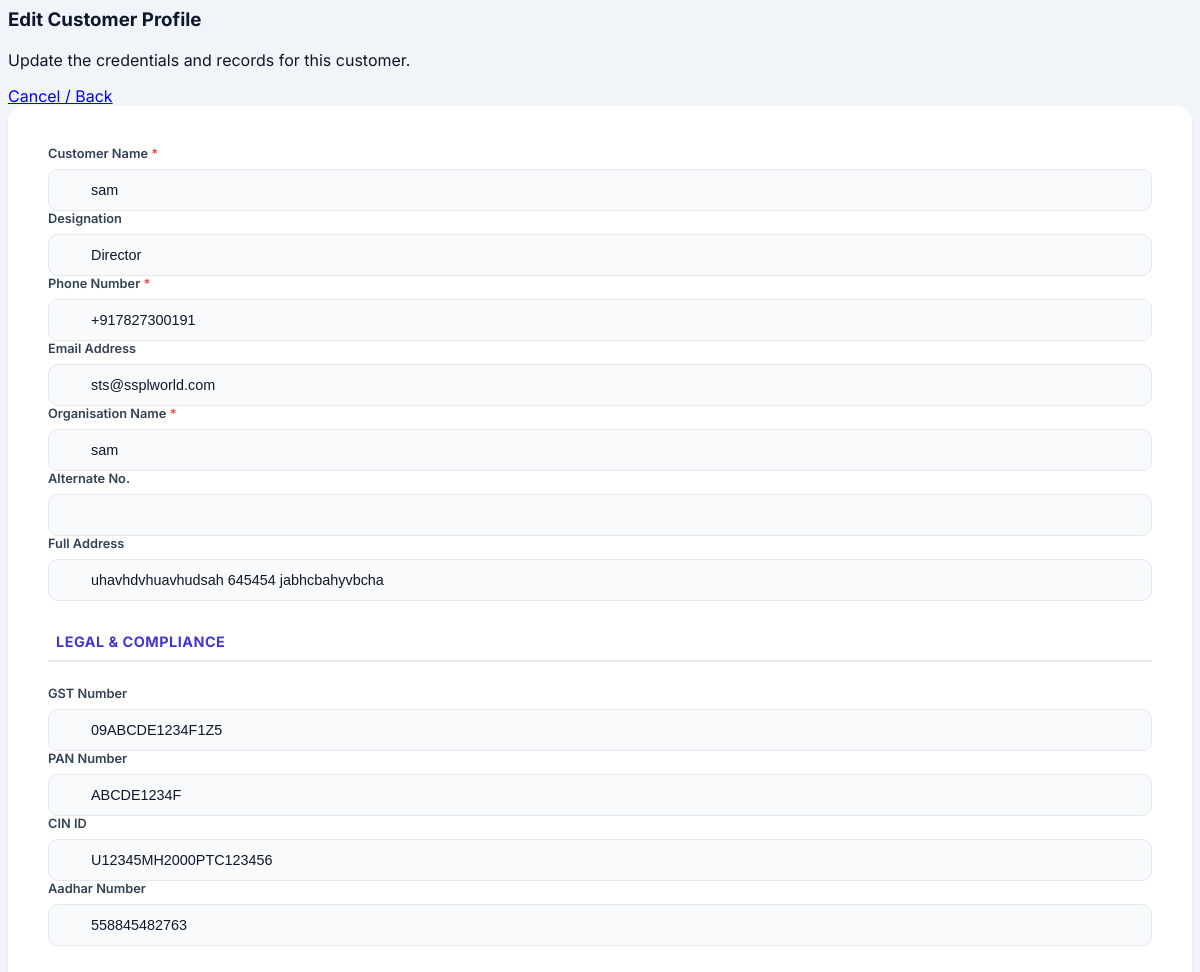
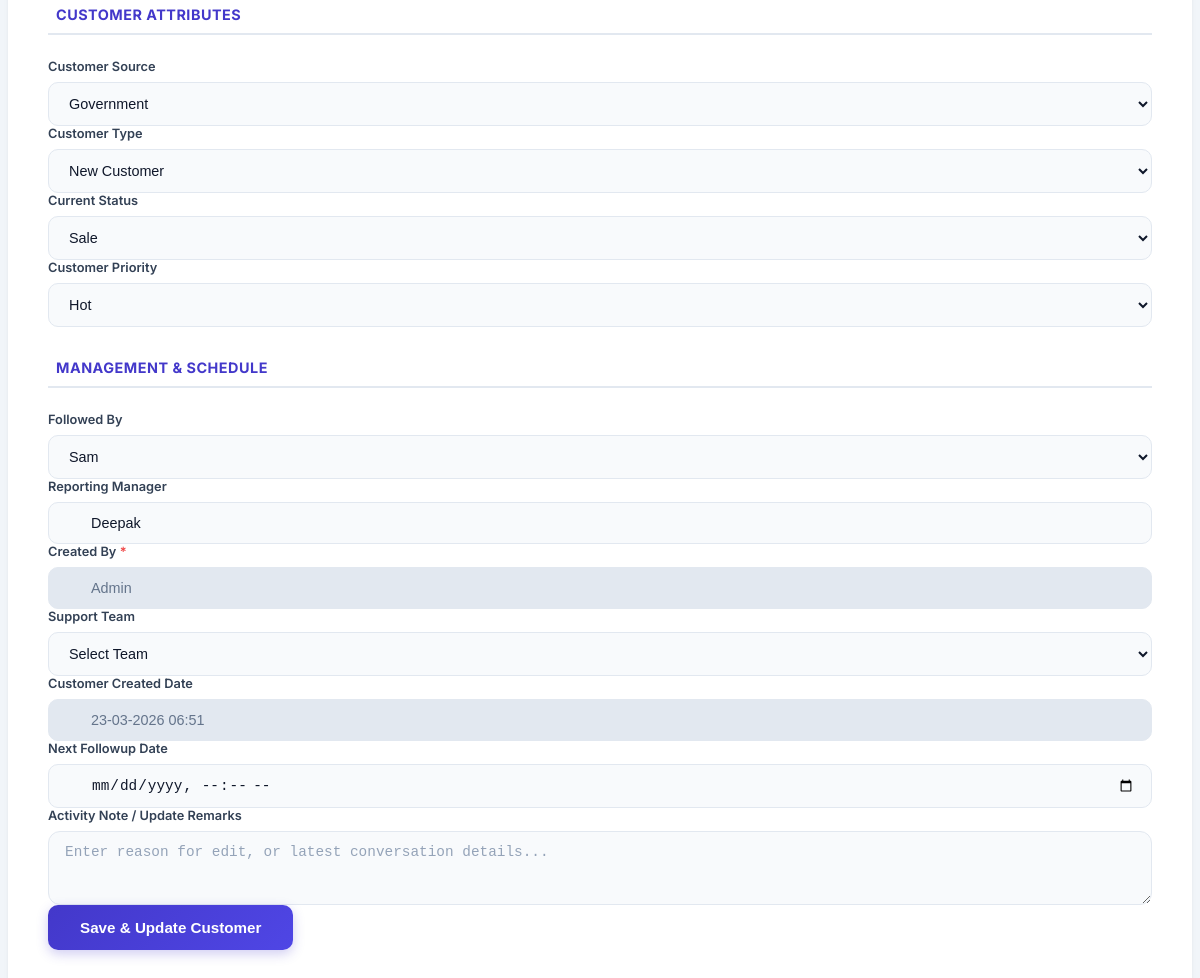
The page /edit-customer.php?id=8 on the database its author committed (2 pictures, top to bottom).
### tables this page shows
CREATE TABLE `customers` (
  `id` int(11) NOT NULL,
  `company_name` varchar(200) DEFAULT NULL,
  `customer_name` varchar(150) DEFAULT NULL,
  `designation` varchar(150) DEFAULT NULL,
  `contact_no` varchar(20) DEFAULT NULL,
  `alternate_no` varchar(50) DEFAULT NULL,
  `email` varchar(150) DEFAULT NULL,
  `website` varchar(200) DEFAULT NULL,
  `gstin` varchar(50) DEFAULT NULL,
  `pan` varchar(20) DEFAULT NULL,
  `cin` varchar(50) DEFAULT NULL,
  `aadhar_number` varchar(20) DEFAULT NULL,
  `customer_source` varchar(100) DEFAULT NULL,
  `address` text DEFAULT NULL,
  `customer_type` varchar(50) DEFAULT NULL,
  `customer_priority` varchar(50) DEFAULT NULL,
  `followed_by` varchar(100) DEFAULT NULL,
  `reporting_manager` varchar(100) DEFAULT NULL,
  `created_by` varchar(100) DEFAULT NULL,
  `support_team` varchar(100) DEFAULT NULL,
  `created_at` timestamp NOT NULL DEFAULT current_timestamp(),
  `status` varchar(50) DEFAULT 'New Customer'
);

### edit-customer.php (the view, shortened to what this page needs)
<?php
$id = intval($_GET['id'] ?? 0);
$sql = "SELECT * FROM customers WHERE id=$id";
$result = mysqli_query($conn, $sql);
$row = mysqli_fetch_assoc($result);
?>
<link rel="stylesheet" href="https://cdn.jsdelivr.net/npm/sweetalert2@11/dist/sweetalert2.min.css">
<div class="main-wrapper">
    <div class="content container-fluid mt-4">
        <div class="form-container">
            <div class="d-flex justify-content-between align-items-center mb-4 px-2">
                <div>
                    <h3 class="fw-bold mb-1 text-dark">Edit Customer Profile</h3>
                    <p class="text-muted mb-0 ">Update the credentials and records for this customer.</p>
                </div>
                <div>
                    <a href="customer-details.php?id=<?= $id ?>" class="btn btn-outline-secondary rounded-3 border-0 bg-light px-4 fw-medium">Cancel / Back</a>
                </div>
            </div>
            <div class="card card-modern">
                <form method="POST">
                    <div class="row g-4 mb-4">
                        <div class="col-lg-3 col-md-6">
                            <label class="form-label">Customer Name <span class="text-danger">*</span></label>
                            <div class="input-wrapper">
                                <input type="text" name="customer_name" class="form-control-modern" value="<?= htmlspecialchars($row['customer_name']); ?>" required>
                            </div>
                        </div>
                        <div class="col-lg-3 col-md-6">
                            <label class="form-label">Designation</label>
                            <div class="input-wrapper">
                                <input type="text" name="designation" class="form-control-modern" value="<?= htmlspecialchars($row['designation'] ?? ''); ?>">
                            </div>
                        </div>
                        <div class="col-lg-3 col-md-6">
                            <label class="form-label">Phone Number <span class="text-danger">*</span></label>
                            <div class="input-wrapper">
                                <input type="text" name="contact_no" class="form-control-modern" value="<?= htmlspecialchars($row['contact_no']); ?>" required>
                            </div>
                        </div>
                        <div class="col-lg-3 col-md-6">
                            <label class="form-label">Email Address</label>
                            <div class="input-wrapper">
                                <input type="email" name="email" class="form-control-modern" value="<?= htmlspecialchars($row['email']); ?>">
                            </div>
                        </div>
                        <div class="col-lg-3 col-md-6">
                            <label class="form-label">Organisation Name <span class="text-danger">*</span></label>
                            <div class="input-wrapper">
                                <input type="text" name="company_name" class="form-control-modern" value="<?= htmlspecialchars($row['company_name']); ?>" required>
                            </div>
                        </div>
                        <div class="col-lg-3 col-md-6">
                            <label class="form-label">Alternate No.</label>
                            <div class="input-wrapper">
                                <input type="text" name="alternate_no" class="form-control-modern" value="<?= htmlspecialchars($row['alternate_no'] ?? ''); ?>">
                            </div>
                        </div>
                        <div class="col-lg-6 col-md-12">
                            <label class="form-label">Full Address</label>
                            <div class="input-wrapper">
                                <input type="text" name="address" class="form-control-modern" value="<?= htmlspecialchars($row['address']); ?>">
                            </div>
                        </div>
                    </div>
                    <div class="section-title"><i class="ti ti-file-certificate"></i> Legal & Compliance</div>
                    <div class="row g-4 mb-4">
                        <div class="col-lg-3 col-md-6">
                            <label class="form-label">GST Number</label>
                            <div class="input-wrapper">
                                <input type="text" name="gstin" class="form-control-modern text-uppercase" value="<?= htmlspecialchars($row['gstin']); ?>" maxlength="15">
                            </div>
                        </div>
                        <div class="col-lg-3 col-md-6">
                            <label class="form-label">PAN Number</label>
                            <div class="input-wrapper">
                                <input type="text" name="pan" class="form-control-modern text-uppercase" value="<?= htmlspecialchars($row['pan']); ?>" maxlength="10">
                            </div>
                        </div>
                        <div class="col-lg-3 col-md-6">
                            <label class="form-label">CIN ID</label>
                            <div class="input-wrapper">
                                <input type="text" name="cin" class="form-control-modern text-uppercase" value="<?= htmlspecialchars($row['cin']); ?>">
                            </div>
                        </div>
                        <div class="col-lg-3 col-md-6">
                            <label class="form-label">Aadhar Number</label>
                            <div class="input-wrapper">
                                <input type="text" name="aadhar_number" class="form-control-modern" value="<?= htmlspecialchars($row['aadhar_number'] ?? ''); ?>" maxlength="12">
                            </div>
                        </div>
                    </div>
                    <div class="section-title"><i class="ti ti-chart-pie"></i> Customer Attributes</div>
                    <div class="row g-4 mb-4">
                        <div class="col-lg-3 col-md-6">
                            <label class="form-label">Customer Source</label>
                            <select name="customer_source" class="form-select-modern">
                                <?php
                                $sources = ["Corporate", "Government", "Dealer", "End User", "Education", "Retailor", "Online", "Other"];
                                foreach($sources as $s){
                                    $selected = ($row['customer_source'] == $s) ? "selected" : "";
                                    echo "<option value='$s' $selected>$s</option>";
                                }
                                ?>
                            </select>
                        </div>
                        <div class="col-lg-3 col-md-6">
                            <label class="form-label">Customer Type</label>
                            <select name="customer_type" class="form-select-modern">
                                <?php
                                $types = ["New Customer", "Existing Customer", "Partner"];
                                foreach($types as $t){
                                    $selected = ($row['customer_type'] == $t) ? "selected" : "";
                                    echo "<option value='$t' $selected>$t</option>";
                                }
                                ?>
                            </select>
                        </div>
                        <div class="col-lg-3 col-md-6">
                            <label class="form-label">Current Status</label>
                            <select name="current_status" class="form-select-modern">
                                <?php
                                $status_options = ['Calling', 'Follow-up', 'Meeting', 'Work in Progress', 'Payment', 'Sale', 'Mature', 'Closed'];
                                foreach($status_options as $opt){
                                    $selected = ($row['status'] == $opt) ? "selected" : "";
                                    echo "<option value='$opt' $selected>$opt</option>";
                                }
                                ?>
                            </select>
                        </div>
                        <div class="col-lg-3 col-md-6">
                            <label class="form-label">Customer Priority</label>
                            <select name="customer_priority" class="form-select-modern">
                                <option value="Hot" <?= ($row['customer_priority'] == 'Hot') ? 'selected' : '' ?>>Hot</option>
                            </select>
                        </div>
                    </div>
                    <div class="section-title"><i class="ti ti-calendar-stats"></i> Management & Schedule</div>
                    <div class="row g-4 mb-4">
                        <div class="col-lg-3 col-md-6">
                            <label class="form-label">Followed By</label>
                            <select name="followed_by" class="form-select-modern">
                                <?php
                                $user_res = mysqli_query($conn, "SELECT * FROM users");
                                if($user_res && mysqli_num_rows($user_res) > 0) {
                                    while($u = mysqli_fetch_assoc($user_res)) {
                                        $uname = $u['username'] ?? $u['name'] ?? $u['email'] ?? 'User ID '.$u['id'];
                                        $selected = ($row['followed_by'] == $uname) ? 'selected' : '';
                                        echo "<option value='".htmlspecialchars($uname)."' $selected>".htmlspecialchars($uname)."</option>";
                                    }
                                } else {
                                    echo "<option value='Admin'>Admin</option>";
                                }
                                ?>
                            </select>
                        </div>
                        <div class="col-lg-3 col-md-6">
                            <label class="form-label">Reporting Manager</label>
                            <div class="input-wrapper">
                                <input type="text" name="reporting_manager" class="form-control-modern" value="<?= htmlspecialchars($row['reporting_manager'] ?? ''); ?>">
                            </div>
                        </div>
                        <div class="col-lg-3 col-md-6">
                            <label class="form-label">Created By <span class="text-danger">*</span></label>
                            <div class="input-wrapper">
                                <input type="text" class="form-control-modern" value="<?= htmlspecialchars($row['created_by'] ?? 'Admin') ?>" readonly style="background-color: #e2e8f0; color: #64748b;">
                            </div>
                        </div>
                        <div class="col-lg-3 col-md-6">
                            <label class="form-label">Support Team</label>
                            <select name="support_team" class="form-select-modern">
                                <option value="">Select Team</option>
                            </select>
                        </div>
                        <div class="col-lg-3 col-md-6">
                            <label class="form-label">Customer Created Date</label>
                            <div class="input-wrapper">
                                <input type="text" class="form-control-modern" value="<?= date('d-m-Y H:i', strtotime($row['created_at'])) ?>" readonly style="background-color: #e2e8f0; color: #64748b;">
                            </div>
                        </div>
                        <div class="col-lg-3 col-md-6">
                            <label class="form-label">Next Followup Date</label>
                            <div class="input-wrapper">
                                <input type="datetime-local" name="followup_date" class="form-control-modern" style="padding-left: 42px;">
                            </div>
                        </div>
                    </div>
                    <div class="row mb-5">
                        <div class="col-12">
                            <label class="form-label">Activity Note / Update Remarks</label>
                            <textarea name="activity_note" class="form-control-modern" rows="3" placeholder="Enter reason for edit, or latest conversation details..." style="padding-left:16px; border-radius: 12px;"></textarea>
                        </div>
                    </div>
                    <div class="d-flex justify-content-end border-top pt-4">
                        <button type="submit" name="update_customer" class="btn btn-save">
                            <i class="ti ti-device-floppy me-2"></i> Save & Update Customer
                        </button>
                    </div>
                </form>
            </div>
        </div>
    </div>
</div>

### edit-customer.php (style rules this page uses)
.form-container { max-width: 1400px; margin: 0 auto; width: 100%; padding-bottom: 3rem; }
.card-modern { border: none; border-radius: 16px; box-shadow: 0 4px 6px -1px rgba(0, 0, 0, 0.05), 0 2px 4px -1px rgba(0, 0, 0, 0.03); background: var(--bg-card); padding: 40px; }
.section-title { font-size: 0.9rem; font-weight: 700; color: var(--primary); text-transform: uppercase; letter-spacing: 0.5px; border-bottom: 2px solid var(--border-color); padding-bottom: 10px; margin: 32px 0 24px; display: flex; align-items: center; gap: 8px; }
.form-label { font-weight: 600; font-size: 0.8rem; color: #334155; margin-bottom: 8px; display: block; }
.text-danger { color: var(--error-color) !important; }
.input-wrapper { position: relative; display: flex; align-items: center; }
.form-control-modern, .form-select-modern { background-color: var(--input-bg); border: 1px solid var(--border-color); border-radius: 10px; padding: 12px 16px 12px 42px; font-size: 0.9rem; font-weight: 500; color: var(--text-main); width: 100%; transition: all 0.25s ease; }
.form-control-modern::placeholder { color: #94a3b8; font-weight: 400; }
.form-control-modern:disabled, .form-control-modern[readonly] { background-color: #e2e8f0; cursor: not-allowed; color: #64748b; }
.form-select-modern { padding-left: 16px; appearance: form-select; }
.btn-save { background: linear-gradient(135deg, var(--primary) 0%, #4f46e5 100%); border: none; padding: 14px 32px; border-radius: 10px; font-weight: 600; font-size: 0.95rem; color: #fff; transition: all 0.3s ease; box-shadow: 0 4px 12px rgba(67, 56, 202, 0.25); }

### rows shown on the page
customers: customer_name "sam", designation "Director", contact_no "+917827300191", email "sts@ssplworld.com", company_name "sam", address "uhavhdvhuavhudsah 645454 jabhcbahyvbcha", gstin "09ABCDE1234F1Z5", pan "ABCDE1234F", cin "U12345MH2000PTC123456", aadhar_number "558845482763", customer_priority "Hot", reporting_manager "Deepak", created_by "Admin", created_at "23-03-2026 06:51"

### other values the page prints
form field customer_source "Government"
form field customer_type "New Customer"
form field current_status "Sale"
form field followed_by "Sam"
